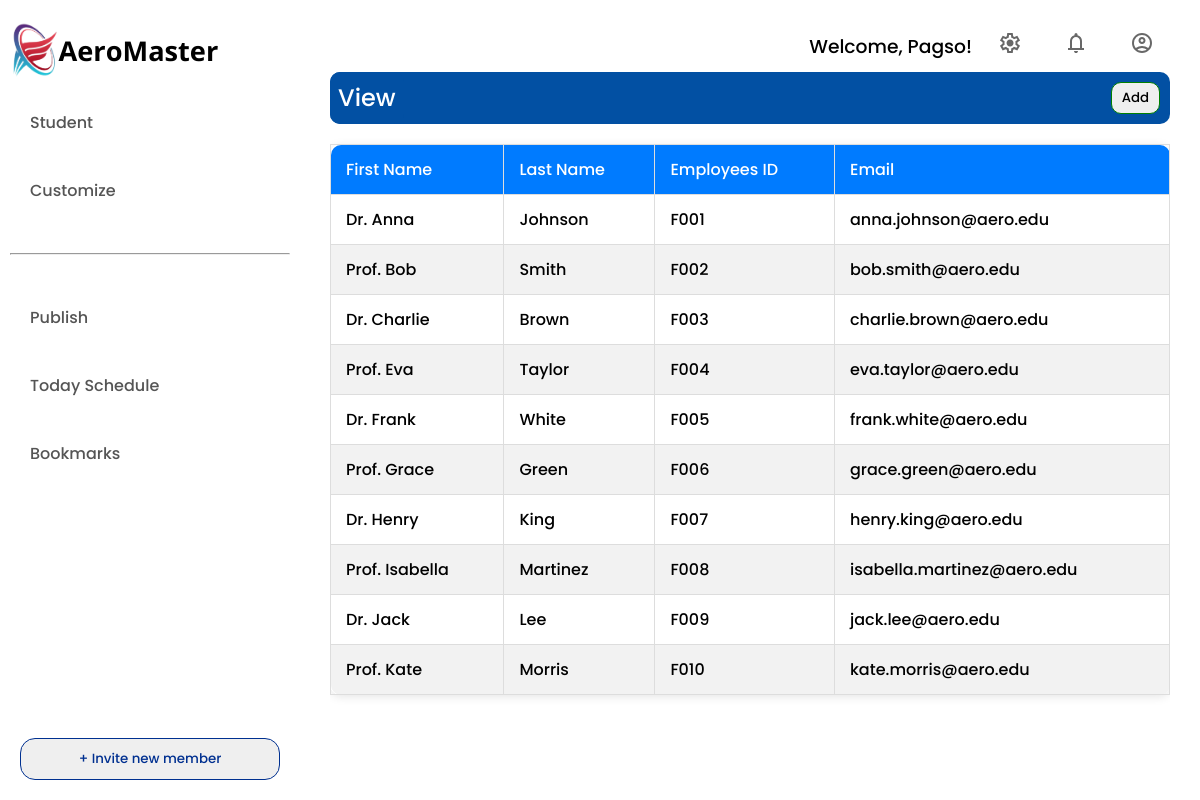
Before: /administrator/faculty/view with the older database file.
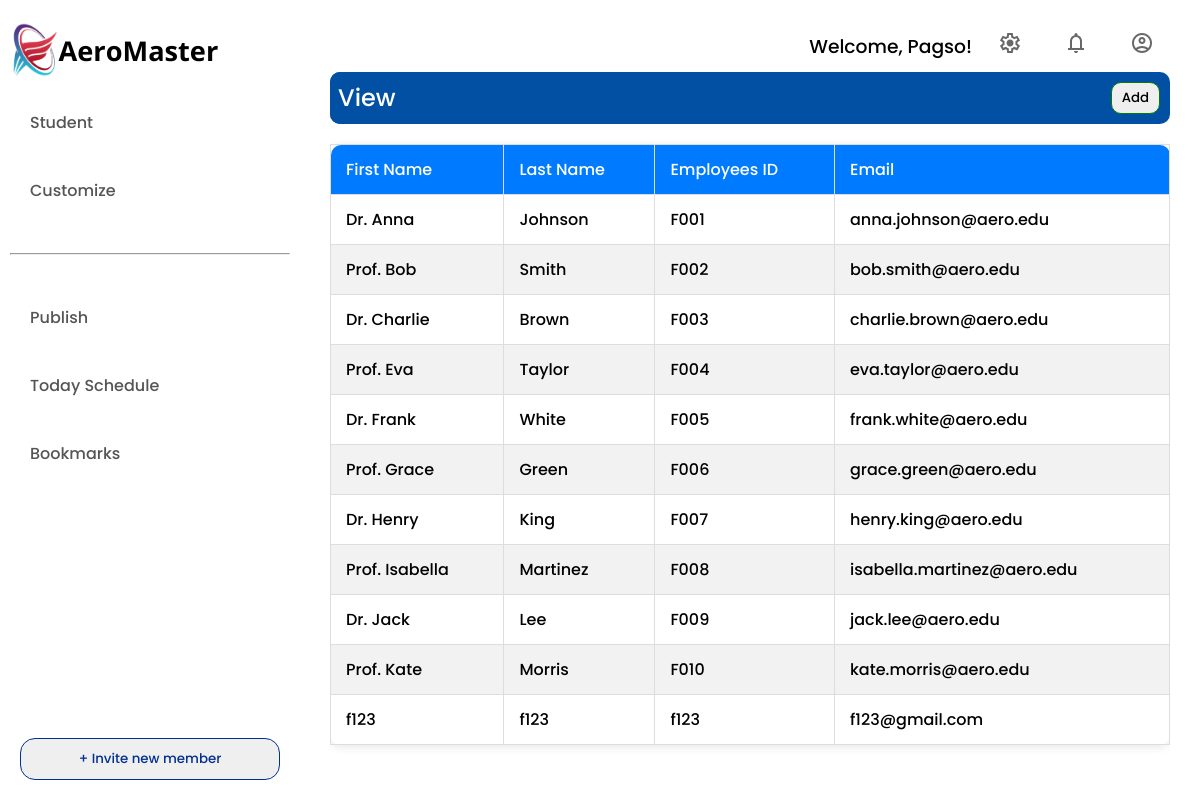
After: the same page with the newer database file.
### AeroMaster_admin/models.py (models this page shows, shortened)
class faculty(models.Model):
    first_name = models.CharField(max_length=50, blank=False, null=False)
    last_name = models.CharField(max_length=50, blank=False, null=False)
    emp_id = models.CharField(max_length=50, blank=False, null=False, unique=True)
    email = models.EmailField(max_length=100, blank=False, null=False, unique=True)
    password = models.CharField(max_length=100, blank=False, null=False)
    role = models.CharField(max_length=20, editable=False, default='faculty')
    last_login = models.DateTimeField(default=now, blank=True, null=True)

### AeroMaster_admin/views.py (the view)
# urls.py: path('faculty/view', faculty_list, name='faculty_list'),
def faculty_list(request):
    faculties = faculty.objects.values('first_name', 'last_name', 'emp_id', 'email')
    return render(request, 'view_faculty.html', {'faculties': faculties})

### frontend/templates/view_faculty.html (shortened to what this page needs)
{% extends 'admin.html' %}
{% block content %}
            <div id="view">
                <div>
                    <h2 class="page_name">View</h2>
                    <button onclick="add_page()">Add</button>
                </div>
                <table>
                    <thead>
                        <tr>
                            <th>First Name</th>
                            <th>Last Name</th>
                            <th>Employees ID</th>
                            <th>Email</th>
                        </tr>
                    </thead>
                    <tbody id="faculty-list">
                    {% for faculty in faculties %}
                    <tr onclick="goToEditPage('{{ faculty.emp_id }}')">
                        <td>{{ faculty.first_name }}</td>
                        <td>{{ faculty.last_name }}</td>
                        <td>{{ faculty.emp_id }}</td>
                        <td>{{ faculty.email }}</td>
                    </tr>
                     {% endfor %}
                    </tbody>
                </table>
            </div>
{% endblock %}

Changed rows visible on the page:
added faculty: first_name "f123", last_name "f123", emp_id "f123", email "f123@gmail.com"
